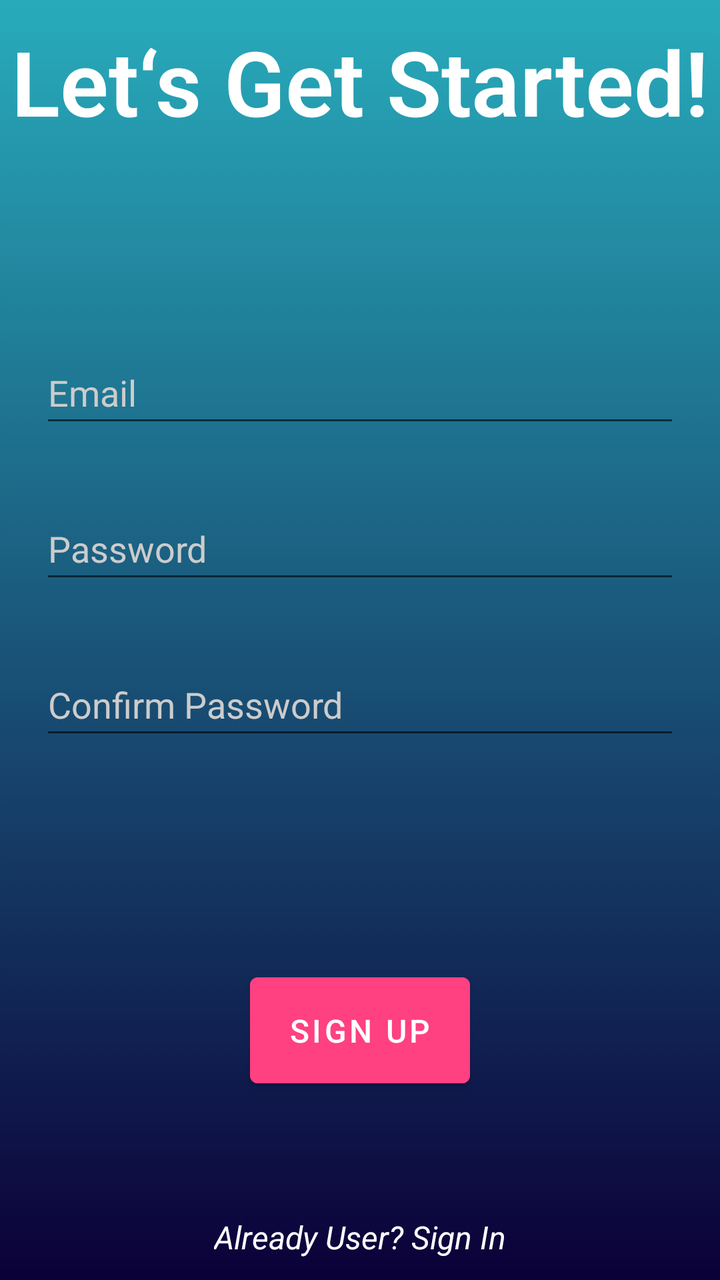
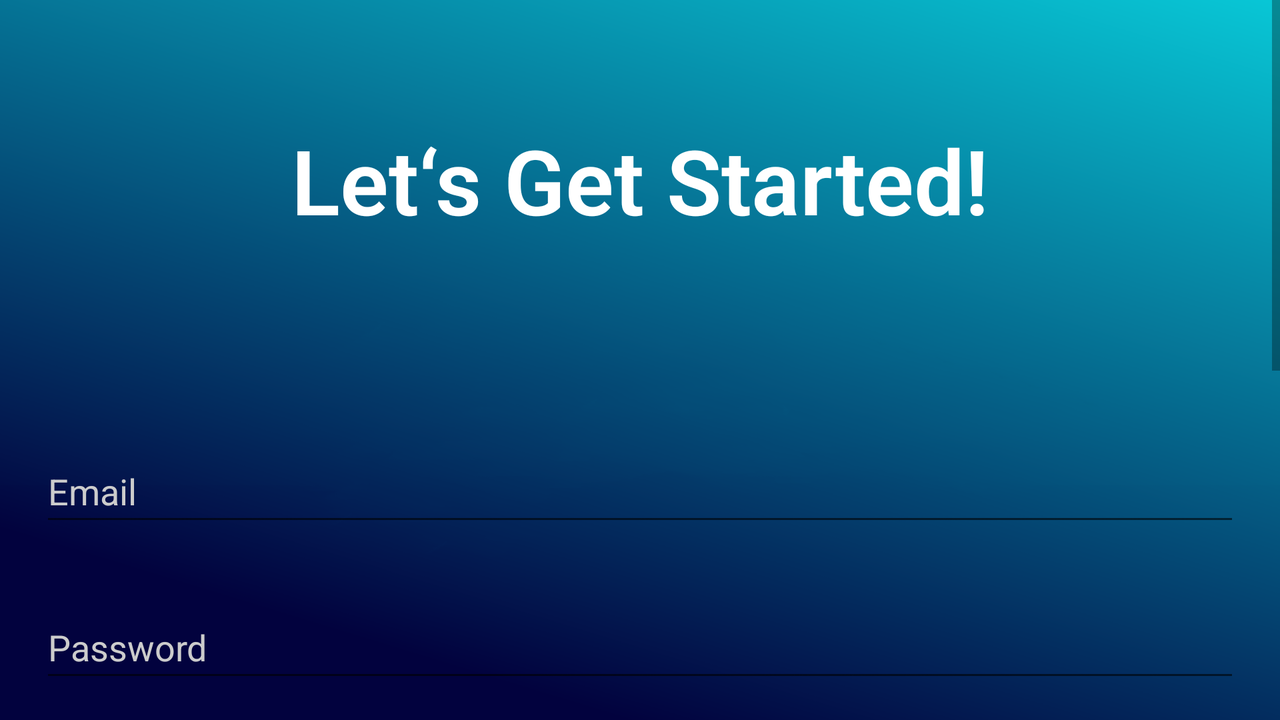

The same Android screen from two of the app's own layout files: first res/layout/ as a phone draws it, then the repository's variant for another configuration, drawn on a device whose configuration selects that folder. Both files follow.
<!-- AndroidManifest.xml: application theme Theme.ImproveU -->
<!-- res/layout/activity_signup.xml -->
<?xml version="1.0" encoding="utf-8"?>
<LinearLayout xmlns:android="http://schemas.android.com/apk/res/android"
    xmlns:tools="http://schemas.android.com/tools"
    android:layout_width="match_parent"
    android:layout_height="match_parent"
    android:orientation="vertical"
    android:gravity="center"
    android:background="@drawable/gradient_background"
    tools:context=".SignupActivity" >

    <TextView
        android:id="@+id/signupTextView"
        android:layout_width="wrap_content"
        android:layout_height="wrap_content"
        android:fontFamily="sans-serif-light"
        android:text="@string/signup_text"
        android:textColor="@color/white"
        android:textSize="45sp"
        android:textStyle="bold" />

    <EditText
        android:id="@+id/signupEmailAddress"
        android:layout_width="match_parent"
        android:layout_height="wrap_content"
        android:layout_marginTop="100dp"
        android:layout_marginStart="20dp"
        android:layout_marginEnd="20dp"
        android:autofillHints="emailAddress"
        android:ems="10"
        android:hint="@string/email"
        android:drawableStart="@drawable/ic_email"
        android:drawablePadding="12dp"
        android:inputType="textEmailAddress"
        android:minHeight="48dp"
        android:textColor="@color/white"
        android:textColorHint="@color/colorTransparentWhite" />

    <EditText
        android:id="@+id/signupPassword"
        android:layout_width="match_parent"
        android:layout_height="wrap_content"
        android:layout_marginStart="20dp"
        android:layout_marginEnd="20dp"
        android:layout_marginTop="30dp"
        android:ems="10"
        android:hint="@string/password"
        android:drawableStart="@drawable/ic_lock"
        android:drawablePadding="12dp"
        android:inputType="textPassword"
        android:minHeight="48dp"
        android:textColor="@color/white"
        android:textColorHint="@color/colorTransparentWhite"
        android:importantForAutofill="no" />

    <EditText
        android:id="@+id/signupConfirmPassword"
        android:layout_width="match_parent"
        android:layout_height="wrap_content"
        android:layout_marginStart="20dp"
        android:layout_marginEnd="20dp"
        android:layout_marginTop="30dp"
        android:ems="10"
        android:hint="@string/confirm_password"
        android:drawableStart="@drawable/ic_lock"
        android:drawablePadding="12dp"
        android:inputType="textPassword"
        android:minHeight="48dp"
        android:textColor="@color/white"
        android:textColorHint="@color/colorTransparentWhite"
        android:importantForAutofill="no" />

    <ProgressBar
        android:id="@+id/progressBarSignup"
        android:layout_width="wrap_content"
        android:layout_height="wrap_content"
        android:layout_marginTop="30dp"
        android:visibility="invisible"/>

    <Button
        android:id="@+id/signupBtn"
        android:layout_width="110dp"
        android:layout_height="65dp"
        android:layout_marginTop="30dp"
        android:backgroundTint="@color/colorAccent"
        android:text="@string/signup_btn"
        android:textColor="@color/white"
        android:textSize="16sp" />

    <TextView
        android:id="@+id/alreadyUserTextView"
        android:layout_width="wrap_content"
        android:layout_height="wrap_content"
        android:layout_marginTop="60dp"
        android:text="@string/alreadyUser_text"
        android:textColor="@color/white"
        android:textSize="16sp"
        android:textStyle="italic" />

</LinearLayout>
<!-- resources referenced by this layout -->
<resources>
  <color name="colorAccent">#FF4081</color>
  <color name="colorTransparentWhite">#CCCCCC</color>
  <color name="white">#FFFFFFFF</color>
  <!-- drawable gradient_background (drawable) -->
  <?xml version="1.0" encoding="utf-8"?>
  <selector xmlns:android="http://schemas.android.com/apk/res/android">
  
      <item>
          <shape android:shape="rectangle">
              <gradient
                  android:startColor="#28ABBB"
                  android:endColor="#0B0038"
                  android:angle="270"
                  />
          </shape>
      </item>
  
  </selector>
  <string name="alreadyUser_text">Already User? Sign In</string>
  <string name="confirm_password">Confirm Password</string>
  <string name="email">Email</string>
  <string name="password">Password</string>
  <string name="signup_btn">Sign Up</string>
  <string name="signup_text">Let‘s Get Started!</string>
  <style name="Theme.ImproveU" parent="Theme.MaterialComponents.DayNight.NoActionBar">
          
          <item name="colorPrimary">@color/darkBlue</item>
          <item name="colorPrimaryVariant">@color/purple_700</item>
          <item name="colorOnPrimary">@color/white</item>
          
          <item name="colorSecondary">@color/colorAccent</item>
          <item name="colorSecondaryVariant">@color/teal_700</item>
          <item name="colorOnSecondary">@color/black</item>
          
          <item name="android:statusBarColor" tools:targetApi="l">?attr/colorPrimaryVariant</item>
          
          <item name="android:windowAnimationStyle">@style/CustomActivityAnimation</item>
          
          <item name="android:windowTranslucentStatus">true</item>
          
      </style>
  <color name="darkBlue">#052D5F</color>
  <color name="purple_700">#FF3700B3</color>
  <color name="teal_700">#FF018786</color>
  <color name="black">#FF000000</color>
  <style name="CustomActivityAnimation" parent="@android:style/Animation.Activity">
          <item name="android:activityOpenEnterAnimation">@anim/slide_in_right</item>
          <item name="android:activityOpenExitAnimation">@anim/slide_out_left</item>
          <item name="android:activityCloseEnterAnimation">@anim/slide_in_left</item>
          <item name="android:activityCloseExitAnimation">@anim/slide_out_right</item>
      </style>
</resources>
<!-- res/layout-land/activity_signup.xml (the repository's variant of the layout above) -->
<!-- drawn on the phone turned sideways -->
<?xml version="1.0" encoding="utf-8"?>
<LinearLayout xmlns:android="http://schemas.android.com/apk/res/android"
    xmlns:tools="http://schemas.android.com/tools"
    android:layout_width="match_parent"
    android:layout_height="match_parent"
    android:orientation="vertical"
    android:gravity="center"
    android:background="@drawable/slidebackground"
    tools:context=".SignupActivity" >

    <ScrollView
        android:layout_width="match_parent"
        android:layout_height="match_parent"
        tools:ignore="UselessParent">

        <LinearLayout
            android:layout_width="match_parent"
            android:layout_height="wrap_content"
            android:orientation="vertical"
            android:gravity="center">

            <TextView
                android:id="@+id/signupTextView"
                android:layout_width="wrap_content"
                android:layout_height="wrap_content"
                android:layout_marginTop="60dp"
                android:fontFamily="sans-serif-light"
                android:text="@string/signup_text"
                android:textColor="@color/white"
                android:textSize="45sp"
                android:textStyle="bold" />

            <EditText
                android:id="@+id/signupEmailAddress"
                android:layout_width="match_parent"
                android:layout_height="wrap_content"
                android:layout_marginTop="100dp"
                android:layout_marginStart="20dp"
                android:layout_marginEnd="20dp"
                android:autofillHints="emailAddress"
                android:ems="10"
                android:hint="@string/email"
                android:drawableStart="@drawable/ic_email"
                android:drawablePadding="12dp"
                android:inputType="textEmailAddress"
                android:minHeight="48dp"
                android:textColor="@color/white"
                android:textColorHint="@color/colorTransparentWhite" />

            <EditText
                android:id="@+id/signupPassword"
                android:layout_width="match_parent"
                android:layout_height="wrap_content"
                android:layout_marginStart="20dp"
                android:layout_marginEnd="20dp"
                android:layout_marginTop="30dp"
                android:ems="10"
                android:hint="@string/password"
                android:drawableStart="@drawable/ic_lock"
                android:drawablePadding="12dp"
                android:inputType="textPassword"
                android:minHeight="48dp"
                android:textColor="@color/white"
                android:textColorHint="@color/colorTransparentWhite"
                android:importantForAutofill="no" />

            <EditText
                android:id="@+id/signupConfirmPassword"
                android:layout_width="match_parent"
                android:layout_height="wrap_content"
                android:layout_marginStart="20dp"
                android:layout_marginEnd="20dp"
                android:layout_marginTop="30dp"
                android:ems="10"
                android:hint="@string/confirm_password"
                android:drawableStart="@drawable/ic_lock"
                android:drawablePadding="12dp"
                android:inputType="textPassword"
                android:minHeight="48dp"
                android:textColor="@color/white"
                android:textColorHint="@color/colorTransparentWhite"
                android:importantForAutofill="no" />

            <ProgressBar
                android:id="@+id/progressBarSignup"
                android:layout_width="wrap_content"
                android:layout_height="wrap_content"
                android:layout_marginTop="30dp"
                android:visibility="invisible"/>

            <Button
                android:id="@+id/signupBtn"
                android:layout_width="110dp"
                android:layout_height="65dp"
                android:layout_marginTop="30dp"
                android:backgroundTint="@color/colorAccent"
                android:text="@string/signup_btn"
                android:textColor="@color/white"
                android:textSize="16sp" />

            <TextView
                android:id="@+id/alreadyUserTextView"
                android:layout_width="wrap_content"
                android:layout_height="wrap_content"
                android:layout_marginTop="60dp"
                android:layout_marginBottom="20dp"
                android:text="@string/alreadyUser_text"
                android:textColor="@color/white"
                android:textSize="16sp"
                android:textStyle="italic" />

        </LinearLayout>

    </ScrollView>

</LinearLayout>
<!-- resources referenced by the variant -->
<!-- as the phone turned sideways resolves them -->
<resources>
  <color name="colorAccent">#FF4081</color>
  <color name="colorTransparentWhite">#CCCCCC</color>
  <color name="white">#FFFFFFFF</color>
  <!-- drawable slidebackground: png bitmap (drawable-v24, 344181 bytes) -->
  <string name="alreadyUser_text">Already User? Sign In</string>
  <string name="confirm_password">Confirm Password</string>
  <string name="email">Email</string>
  <string name="password">Password</string>
  <string name="signup_btn">Sign Up</string>
  <string name="signup_text">Let‘s Get Started!</string>
  <style name="Theme.ImproveU" parent="Theme.MaterialComponents.DayNight.NoActionBar">
          
          <item name="colorPrimary">@color/darkBlue</item>
          <item name="colorPrimaryVariant">@color/purple_700</item>
          <item name="colorOnPrimary">@color/white</item>
          
          <item name="colorSecondary">@color/colorAccent</item>
          <item name="colorSecondaryVariant">@color/teal_700</item>
          <item name="colorOnSecondary">@color/black</item>
          
          <item name="android:statusBarColor" tools:targetApi="l">?attr/colorPrimaryVariant</item>
          
          <item name="android:windowAnimationStyle">@style/CustomActivityAnimation</item>
          
          <item name="android:windowTranslucentStatus">true</item>
          
      </style>
  <color name="darkBlue">#052D5F</color>
  <color name="purple_700">#FF3700B3</color>
  <color name="teal_700">#FF018786</color>
  <color name="black">#FF000000</color>
  <style name="CustomActivityAnimation" parent="@android:style/Animation.Activity">
          <item name="android:activityOpenEnterAnimation">@anim/slide_in_right</item>
          <item name="android:activityOpenExitAnimation">@anim/slide_out_left</item>
          <item name="android:activityCloseEnterAnimation">@anim/slide_in_left</item>
          <item name="android:activityCloseExitAnimation">@anim/slide_out_right</item>
      </style>
</resources>
